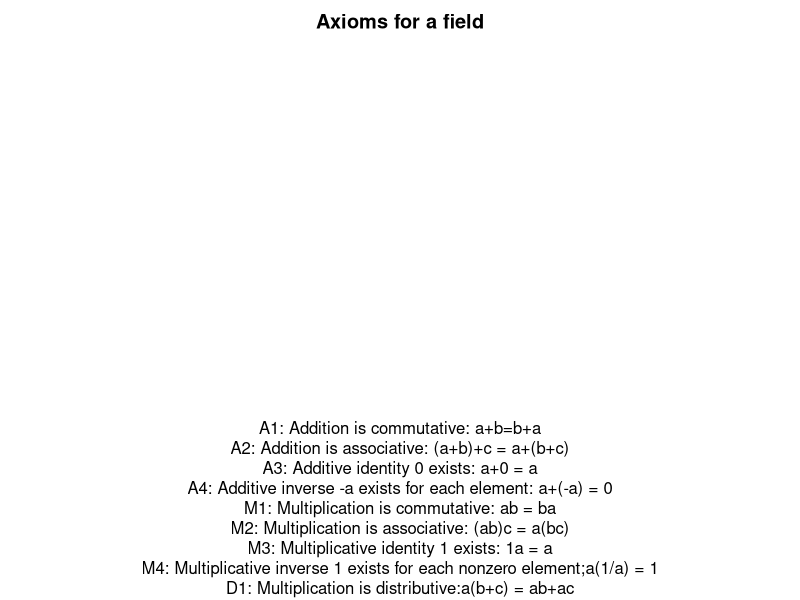

This chart was generated by the following R code:
#Math 23 Script 1.1A-Finite Fields.R
#Module 1, Week 1, subsection 1.1

#Last modified: August 26, 2014 by Paul Bamberg

#Topic 1 - Why the real numbers form a field

#In a field there are two operations, addition and multiplication.
#They must obey the usual rules of arithmetic and algebra.
#Here are the axioms for a field.
#Set up the plots pane to display lines of text at the bottom.
pars<-par(mar=c(10,1,2,1)+0.1)  #leave lots of space at bottom
plot(NULL, xlim = c(0,1) , ylim = c(0,1), xlab = "", ylab = "", axes = FALSE,
     main = "Axioms for a field")

#We can check these axioms in R, using numeric quantities.

#A1 - Addition is commutative - order does not matter
mtext("A1: Addition is commutative: a+b=b+a",1,1)
3+ 1.2; 1.2 + 3  

#A2 - Addition is associative - no parentheses are needed
mtext("A2: Addition is associative: (a+b)+c = a+(b+c)",1,2)
(2 + 3) + 4.2; 2 + (3 + 4.2);2 + 3 + 4.2; 

#A3 - There is an additive identity, called zero
mtext("A3: Additive identity 0 exists: a+0 = a",1,3)
3.14 + 0

#A4 Every element has an additive inverse: the inverse of x is called -x.
mtext("A4: Additive inverse -a exists for each element: a+(-a) = 0",1,4)
x <- 3   #assign a value to a variable
y  <- -x ; y      #this is its additive inverse
x + y             #the sum of x and its additive inverse is 0

#M1 - Multiplication is commutative - order does not matter
mtext("M1: Multiplication is commutative: ab = ba",1,5)
3 * 1.2; 1.2 * 3

#M2 - Multiplication is associative - no parentheses needed
mtext("M2: Multiplication is associative: (ab)c = a(bc)",1,6)
(2 * 3) * 4.2; 2 * (3 * 4.2);2 * 3 * 4.2; 

#A3 - There is a multiplicative identity, called one
mtext("M3: Multiplicative identity 1 exists: 1a = a",1,7)
3.14 * 1

#A4 Every element except zero has a multiplicative inverse: the inverse of x is 1/x.
mtext("M4: Multiplicative inverse 1 exists for each nonzero element;a(1/a) = 1",1,8)
x <- 3   #assign a value to a variable
y  <- 1/x ; y      #this is its inverse
x * y           #the product of x and its multiplicative inverse is 1
#The integers do not form a field because the inverse is in general not an integer.

#D1 - Multiplication is distributive with respect to addition
mtext("D1: Multiplication is distributive:a(b+c) = ab+ac",1,9)
a <- 2; b <- 1.5 ; c <- 3.5
a*(b + c); a*b + a*c
#We can use == to test for equality
a*(b + c) == a*b + a*c

#Topic 2 - Making a finite field, with only five elements
#The secret is to do "modular arithmetic": divide by 5 and keep the remainder.
(2 + 4)%% 5   #the remainder is 1
#We can define our own function to accomplish this.
#If the function name begins and ends with % we can use it as a binary operator
"%+5%" <- function(x,y) (x+y)%%5
"%+5%"(2,4)    #it really is a function of two variables
2 %+5% 4       #but we can use it as a binary operator

#Making a table of addition facts using the outer() function in R
#This function takes two vectors and a function as arguments.
#It applies the function to each pair of components
v = 1:5; v     #this is a vector with five components
#In Z_5, 5 is an alternate name for zero.
outer(v,v, "%+5%")     #calculate all possible sums
#Inspect the table to see that 0 (same as 5) is the additive identity 
#and that every element has an additive inverse.

#Define multiplication similarly
"%*5%" <- function(x,y) (x*y)%%5
outer(v,v, "%*5%")     #calculate all possible products
#Inspect the table to see that 1 is the identity 
#and that every nonzero element has a multiplicative inverse.

#Topic 3 - A useful rule for finding multiplicative inverses

#If you ask R to add vectors, it does so component by component
v; v%+5%v

#If you ask R to multiply vectors, it also does so component by component
#This is not a standard vector operation!
v                    #the original vector
v%*5%v               #the square of each component of the vector
v%*5%v%*5%v          #the cube of each component is its inverse  
v%*5%v%*5%v%*5%v     #as we can check by multiplying by v to show that the 4th power is 1

#The general rule is that in the finite field Z_p, where p is a prime,
#the (p-1)st power of each nonzero element is 1 (Fermat's little theorem)
#the (p-2)nd power of each nonzero element is its multiplicative inverse

